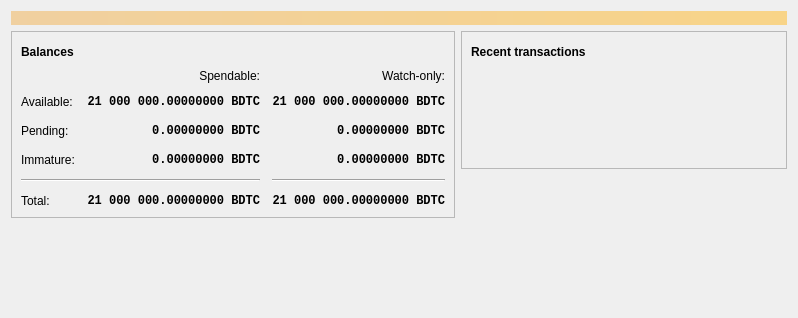
<?xml version="1.0" encoding="UTF-8"?>
<ui version="4.0">
 <class>OverviewPage</class>
 <widget class="QWidget" name="OverviewPage">
  <property name="geometry">
   <rect>
    <x>0</x>
    <y>0</y>
    <width>798</width>
    <height>318</height>
   </rect>
  </property>
  <property name="windowTitle">
   <string>Form</string>
  </property>
  <layout class="QVBoxLayout" name="topLayout">
   <item>
    <widget class="QLabel" name="labelAlerts">
     <property name="visible">
      <bool>false</bool>
     </property>
     <property name="styleSheet">
      <string notr="true">QLabel { background-color: qlineargradient(x1: 0, y1: 0, x2: 1, y2: 0, stop:0 #F0D0A0, stop:1 #F8D488); color:#000000; }</string>
     </property>
     <property name="wordWrap">
      <bool>true</bool>
     </property>
     <property name="margin">
      <number>3</number>
     </property>
     <property name="textInteractionFlags">
      <set>Qt::TextSelectableByMouse</set>
     </property>
    </widget>
   </item>
   <item>
    <layout class="QHBoxLayout" name="horizontalLayout" stretch="1,1">
     <item>
      <layout class="QVBoxLayout" name="verticalLayout_2">
       <item>
        <widget class="QFrame" name="frame">
         <property name="frameShape">
          <enum>QFrame::StyledPanel</enum>
         </property>
         <property name="frameShadow">
          <enum>QFrame::Raised</enum>
         </property>
         <layout class="QVBoxLayout" name="verticalLayout_4">
          <item>
           <layout class="QHBoxLayout" name="horizontalLayout_4">
            <item>
             <widget class="QLabel" name="label_5">
              <property name="font">
               <font>
                <weight>75</weight>
                <bold>true</bold>
               </font>
              </property>
              <property name="text">
               <string>Balances</string>
              </property>
             </widget>
            </item>
            <item>
             <widget class="QPushButton" name="labelWalletStatus">
              <property name="enabled">
               <bool>true</bool>
              </property>
              <property name="maximumSize">
               <size>
                <width>30</width>
                <height>16777215</height>
               </size>
              </property>
              <property name="toolTip">
               <string>The displayed information may be out of date. Your wallet automatically synchronizes with the Bdtcoin network after a connection is established, but this process has not completed yet.</string>
              </property>
              <property name="text">
               <string/>
              </property>
              <property name="icon">
               <iconset resource="../bdtcoin.qrc">
                <normaloff>:/icons/warning</normaloff>
                <disabledoff>:/icons/warning</disabledoff>:/icons/warning</iconset>
              </property>
              <property name="iconSize">
               <size>
                <width>24</width>
                <height>24</height>
               </size>
              </property>
              <property name="flat">
               <bool>true</bool>
              </property>
             </widget>
            </item>
            <item>
             <spacer name="horizontalSpacer_3">
              <property name="orientation">
               <enum>Qt::Horizontal</enum>
              </property>
              <property name="sizeHint" stdset="0">
               <size>
                <width>40</width>
                <height>20</height>
               </size>
              </property>
             </spacer>
            </item>
           </layout>
          </item>
          <item>
           <layout class="QGridLayout" name="gridLayout">
            <property name="spacing">
             <number>12</number>
            </property>
            <item row="2" column="2">
             <widget class="QLabel" name="labelWatchPending">
              <property name="font">
               <font>
                <family>Monospace</family>
                <weight>75</weight>
                <bold>true</bold>
               </font>
              </property>
              <property name="cursor">
               <cursorShape>IBeamCursor</cursorShape>
              </property>
              <property name="toolTip">
               <string>Unconfirmed transactions to watch-only addresses</string>
              </property>
              <property name="text">
               <string notr="true">0.00000000 BDTC</string>
              </property>
              <property name="alignment">
               <set>Qt::AlignRight|Qt::AlignTrailing|Qt::AlignVCenter</set>
              </property>
              <property name="textInteractionFlags">
               <set>Qt::LinksAccessibleByMouse|Qt::TextSelectableByKeyboard|Qt::TextSelectableByMouse</set>
              </property>
             </widget>
            </item>
            <item row="2" column="1">
             <widget class="QLabel" name="labelUnconfirmed">
              <property name="font">
               <font>
                <family>Monospace</family>
                <weight>75</weight>
                <bold>true</bold>
               </font>
              </property>
              <property name="cursor">
               <cursorShape>IBeamCursor</cursorShape>
              </property>
              <property name="toolTip">
               <string>Total of transactions that have yet to be confirmed, and do not yet count toward the spendable balance</string>
              </property>
              <property name="text">
               <string notr="true">0.00000000 BDTC</string>
              </property>
              <property name="alignment">
               <set>Qt::AlignRight|Qt::AlignTrailing|Qt::AlignVCenter</set>
              </property>
              <property name="textInteractionFlags">
               <set>Qt::LinksAccessibleByMouse|Qt::TextSelectableByKeyboard|Qt::TextSelectableByMouse</set>
              </property>
             </widget>
            </item>
            <item row="3" column="2">
             <widget class="QLabel" name="labelWatchImmature">
              <property name="font">
               <font>
                <family>Monospace</family>
                <weight>75</weight>
                <bold>true</bold>
               </font>
              </property>
              <property name="cursor">
               <cursorShape>IBeamCursor</cursorShape>
              </property>
              <property name="toolTip">
               <string>Mined balance in watch-only addresses that has not yet matured</string>
              </property>
              <property name="text">
               <string notr="true">0.00000000 BDTC</string>
              </property>
              <property name="alignment">
               <set>Qt::AlignRight|Qt::AlignTrailing|Qt::AlignVCenter</set>
              </property>
              <property name="textInteractionFlags">
               <set>Qt::LinksAccessibleByMouse|Qt::TextSelectableByKeyboard|Qt::TextSelectableByMouse</set>
              </property>
             </widget>
            </item>
            <item row="4" column="0" colspan="2">
             <widget class="Line" name="line">
              <property name="orientation">
               <enum>Qt::Horizontal</enum>
              </property>
             </widget>
            </item>
            <item row="4" column="2">
             <widget class="Line" name="lineWatchBalance">
              <property name="sizePolicy">
               <sizepolicy hsizetype="Preferred" vsizetype="Fixed">
                <horstretch>0</horstretch>
                <verstretch>0</verstretch>
               </sizepolicy>
              </property>
              <property name="minimumSize">
               <size>
                <width>140</width>
                <height>0</height>
               </size>
              </property>
              <property name="orientation">
               <enum>Qt::Horizontal</enum>
              </property>
             </widget>
            </item>
            <item row="5" column="0">
             <widget class="QLabel" name="labelTotalText">
              <property name="text">
               <string>Total:</string>
              </property>
             </widget>
            </item>
            <item row="3" column="1">
             <widget class="QLabel" name="labelImmature">
              <property name="font">
               <font>
                <family>Monospace</family>
                <weight>75</weight>
                <bold>true</bold>
               </font>
              </property>
              <property name="cursor">
               <cursorShape>IBeamCursor</cursorShape>
              </property>
              <property name="toolTip">
               <string>Mined balance that has not yet matured</string>
              </property>
              <property name="text">
               <string notr="true">0.00000000 BDTC</string>
              </property>
              <property name="alignment">
               <set>Qt::AlignRight|Qt::AlignTrailing|Qt::AlignVCenter</set>
              </property>
              <property name="textInteractionFlags">
               <set>Qt::LinksAccessibleByMouse|Qt::TextSelectableByKeyboard|Qt::TextSelectableByMouse</set>
              </property>
             </widget>
            </item>
            <item row="2" column="3">
             <spacer name="horizontalSpacer_2">
              <property name="orientation">
               <enum>Qt::Horizontal</enum>
              </property>
              <property name="sizeHint" stdset="0">
               <size>
                <width>40</width>
                <height>20</height>
               </size>
              </property>
             </spacer>
            </item>
            <item row="3" column="0">
             <widget class="QLabel" name="labelImmatureText">
              <property name="text">
               <string>Immature:</string>
              </property>
             </widget>
            </item>
            <item row="5" column="1">
             <widget class="QLabel" name="labelTotal">
              <property name="font">
               <font>
                <family>Monospace</family>
                <weight>75</weight>
                <bold>true</bold>
               </font>
              </property>
              <property name="cursor">
               <cursorShape>IBeamCursor</cursorShape>
              </property>
              <property name="toolTip">
               <string>Your current total balance</string>
              </property>
              <property name="text">
               <string notr="true">21 000 000.00000000 BDTC</string>
              </property>
              <property name="alignment">
               <set>Qt::AlignRight|Qt::AlignTrailing|Qt::AlignVCenter</set>
              </property>
              <property name="textInteractionFlags">
               <set>Qt::LinksAccessibleByMouse|Qt::TextSelectableByKeyboard|Qt::TextSelectableByMouse</set>
              </property>
             </widget>
            </item>
            <item row="5" column="2">
             <widget class="QLabel" name="labelWatchTotal">
              <property name="font">
               <font>
                <family>Monospace</family>
                <weight>75</weight>
                <bold>true</bold>
               </font>
              </property>
              <property name="cursor">
               <cursorShape>IBeamCursor</cursorShape>
              </property>
              <property name="toolTip">
               <string>Current total balance in watch-only addresses</string>
              </property>
              <property name="text">
               <string notr="true">21 000 000.00000000 BDTC</string>
              </property>
              <property name="alignment">
               <set>Qt::AlignRight|Qt::AlignTrailing|Qt::AlignVCenter</set>
              </property>
              <property name="textInteractionFlags">
               <set>Qt::LinksAccessibleByMouse|Qt::TextSelectableByKeyboard|Qt::TextSelectableByMouse</set>
              </property>
             </widget>
            </item>
            <item row="0" column="2">
             <widget class="QLabel" name="labelWatchonly">
              <property name="text">
               <string>Watch-only:</string>
              </property>
              <property name="alignment">
               <set>Qt::AlignRight|Qt::AlignTrailing|Qt::AlignVCenter</set>
              </property>
             </widget>
            </item>
            <item row="1" column="0">
             <widget class="QLabel" name="labelBalanceText">
              <property name="text">
               <string>Available:</string>
              </property>
             </widget>
            </item>
            <item row="1" column="1">
             <widget class="QLabel" name="labelBalance">
              <property name="font">
               <font>
                <family>Monospace</family>
                <weight>75</weight>
                <bold>true</bold>
               </font>
              </property>
              <property name="cursor">
               <cursorShape>IBeamCursor</cursorShape>
              </property>
              <property name="toolTip">
               <string>Your current spendable balance</string>
              </property>
              <property name="text">
               <string notr="true">21 000 000.00000000 BDTC</string>
              </property>
              <property name="alignment">
               <set>Qt::AlignRight|Qt::AlignTrailing|Qt::AlignVCenter</set>
              </property>
              <property name="textInteractionFlags">
               <set>Qt::LinksAccessibleByMouse|Qt::TextSelectableByKeyboard|Qt::TextSelectableByMouse</set>
              </property>
             </widget>
            </item>
            <item row="1" column="2">
             <widget class="QLabel" name="labelWatchAvailable">
              <property name="font">
               <font>
                <family>Monospace</family>
                <weight>75</weight>
                <bold>true</bold>
               </font>
              </property>
              <property name="cursor">
               <cursorShape>IBeamCursor</cursorShape>
              </property>
              <property name="toolTip">
               <string>Your current balance in watch-only addresses</string>
              </property>
              <property name="text">
               <string notr="true">21 000 000.00000000 BDTC</string>
              </property>
              <property name="alignment">
               <set>Qt::AlignRight|Qt::AlignTrailing|Qt::AlignVCenter</set>
              </property>
              <property name="textInteractionFlags">
               <set>Qt::LinksAccessibleByMouse|Qt::TextSelectableByKeyboard|Qt::TextSelectableByMouse</set>
              </property>
             </widget>
            </item>
            <item row="2" column="0">
             <widget class="QLabel" name="labelPendingText">
              <property name="text">
               <string>Pending:</string>
              </property>
             </widget>
            </item>
            <item row="0" column="1">
             <widget class="QLabel" name="labelSpendable">
              <property name="text">
               <string>Spendable:</string>
              </property>
              <property name="alignment">
               <set>Qt::AlignRight|Qt::AlignTrailing|Qt::AlignVCenter</set>
              </property>
             </widget>
            </item>
           </layout>
          </item>
         </layout>
        </widget>
       </item>
       <item>
        <spacer name="verticalSpacer">
         <property name="orientation">
          <enum>Qt::Vertical</enum>
         </property>
         <property name="sizeHint" stdset="0">
          <size>
           <width>20</width>
           <height>40</height>
          </size>
         </property>
        </spacer>
       </item>
      </layout>
     </item>
     <item>
      <layout class="QVBoxLayout" name="verticalLayout_3">
       <item>
        <widget class="QFrame" name="frame_2">
         <property name="frameShape">
          <enum>QFrame::StyledPanel</enum>
         </property>
         <property name="frameShadow">
          <enum>QFrame::Raised</enum>
         </property>
         <layout class="QVBoxLayout" name="verticalLayout">
          <item>
           <layout class="QHBoxLayout" name="horizontalLayout_2">
            <item>
             <widget class="QLabel" name="label_4">
              <property name="font">
               <font>
                <weight>75</weight>
                <bold>true</bold>
               </font>
              </property>
              <property name="text">
               <string>Recent transactions</string>
              </property>
             </widget>
            </item>
            <item>
             <widget class="QPushButton" name="labelTransactionsStatus">
              <property name="enabled">
               <bool>true</bool>
              </property>
              <property name="maximumSize">
               <size>
                <width>30</width>
                <height>16777215</height>
               </size>
              </property>
              <property name="toolTip">
               <string>The displayed information may be out of date. Your wallet automatically synchronizes with the Bdtcoin network after a connection is established, but this process has not completed yet.</string>
              </property>
              <property name="text">
               <string/>
              </property>
              <property name="icon">
               <iconset resource="../bdtcoin.qrc">
                <normaloff>:/icons/warning</normaloff>
                <disabledoff>:/icons/warning</disabledoff>:/icons/warning</iconset>
              </property>
              <property name="iconSize">
               <size>
                <width>24</width>
                <height>24</height>
               </size>
              </property>
              <property name="flat">
               <bool>true</bool>
              </property>
             </widget>
            </item>
            <item>
             <spacer name="horizontalSpacer">
              <property name="orientation">
               <enum>Qt::Horizontal</enum>
              </property>
              <property name="sizeHint" stdset="0">
               <size>
                <width>40</width>
                <height>20</height>
               </size>
              </property>
             </spacer>
            </item>
           </layout>
          </item>
          <item>
           <widget class="TransactionOverviewWidget" name="listTransactions">
            <property name="styleSheet">
             <string notr="true">QListView { background: transparent; }</string>
            </property>
            <property name="frameShape">
             <enum>QFrame::NoFrame</enum>
            </property>
            <property name="verticalScrollBarPolicy">
             <enum>Qt::ScrollBarAlwaysOff</enum>
            </property>
            <property name="horizontalScrollBarPolicy">
             <enum>Qt::ScrollBarAlwaysOff</enum>
            </property>
            <property name="sizeAdjustPolicy">
             <enum>QAbstractScrollArea::AdjustToContents</enum>
            </property>
            <property name="selectionMode">
             <enum>QAbstractItemView::NoSelection</enum>
            </property>
            <property name="uniformItemSizes">
             <bool>true</bool>
            </property>
           </widget>
          </item>
         </layout>
        </widget>
       </item>
       <item>
        <spacer name="verticalSpacer_2">
         <property name="orientation">
          <enum>Qt::Vertical</enum>
         </property>
         <property name="sizeHint" stdset="0">
          <size>
           <width>20</width>
           <height>40</height>
          </size>
         </property>
        </spacer>
       </item>
      </layout>
     </item>
    </layout>
   </item>
  </layout>
 </widget>
 <customwidgets>
  <customwidget>
   <class>TransactionOverviewWidget</class>
   <extends>QListView</extends>
   <header>qt/transactionoverviewwidget.h</header>
  </customwidget>
 </customwidgets>
 <resources/>
 <connections/>
</ui>
